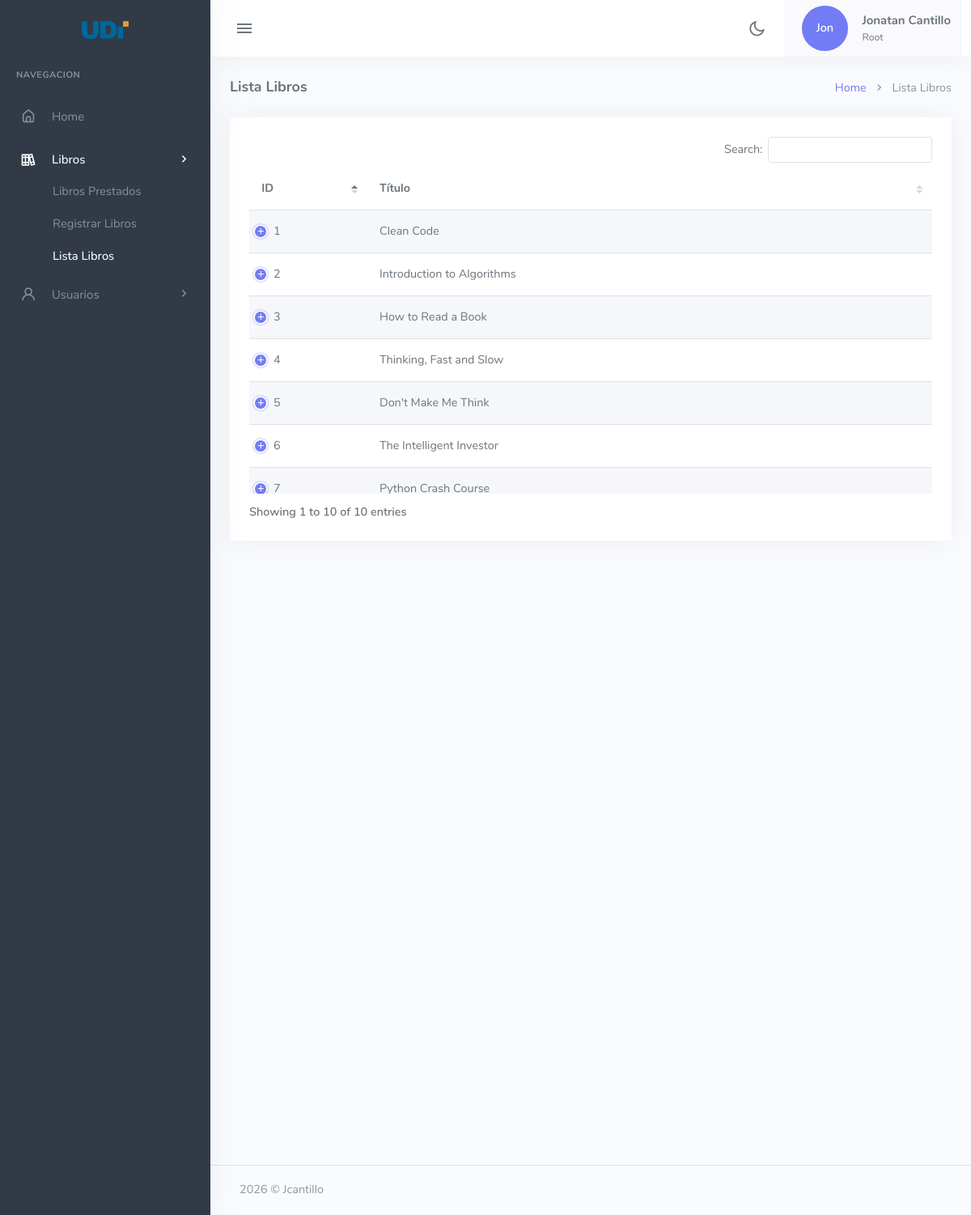
The app's page /barrancabermeja/tables-datatable-book.php (signed in) with its own data.
### tables this page shows
CREATE TABLE usuarios (
    idUser INT AUTO_INCREMENT PRIMARY KEY,         
    code_cc VARCHAR(50) NOT NULL UNIQUE,            
    name VARCHAR(50) NOT NULL,                     
    email VARCHAR(100) NOT NULL UNIQUE,            
    password VARCHAR(255) NOT NULL,                
    fecha_registro TIMESTAMP DEFAULT CURRENT_TIMESTAMP,  
    ultimo_acceso TIMESTAMP NULL,                  
    rol ENUM('Root', 'Admin', 'Estudiante') DEFAULT 'Estudiante',   
    carrera ENUM('Admi. Empresas', 'Ing. Sistemas', 'Diseño grafico','Ing. Industrial','Psicologia','Admin') DEFAULT 'Admin',   
    estado ENUM('Activo', 'Inactivo') DEFAULT 'Activo'   
);

CREATE TABLE libros (
    idLibro INT AUTO_INCREMENT PRIMARY KEY,        
    titulo VARCHAR(255) NOT NULL,                  
    autor VARCHAR(255) NOT NULL,                   
    editorial VARCHAR(255) NOT NULL,               
    año_publicacion YEAR NOT NULL,                 
    isbn VARCHAR(13) UNIQUE NOT NULL,              
    edicion INT NOT NULL,              
    idioma ENUM('Español', 'Ingles') DEFAULT 'Español',   
    portada LONGBLOB,                              
    portada_url VARCHAR(500) NULL,                 
    qr_code LONGBLOB,                            
    estado ENUM('Disponible', 'Prestado', 'Inactivo') DEFAULT 'Disponible',   
    categoria ENUM('Programacion', 'Matematicas', 'Lectura Critica', "Psicologia", "Diseño Grafico", "Finanzas","Otro") DEFAULT 'Otro',   
    resena LONGTEXT,
    ubicacion VARCHAR(50)
);

### barrancabermeja/includes/conn.php (called while the page is built, shortened)
<?php
if (!class_exists('conectarDB')) {
    class conectarDB {
        public function __construct() {
            try {
                $this->conn_db = new PDO(
                    DB_HOST, DB_USER, DB_PASS,
                    [PDO::ATTR_ERRMODE => PDO::ERRMODE_EXCEPTION]
                );
                return $this->conn_db;
            } catch(PDOException $e) {
                die("Database error: " . $e->getMessage());
            }
        }
    }
}

### barrancabermeja/includes/class_usuario.php (called while the page is built, shortened)
<?php
require('conn.php');
class Usuario extends conectarDB {
    public function datosUser_email($email) {
        $sql = "SELECT * FROM usuarios WHERE email = :email";
        $stmt = $this->conn_db->prepare($sql);
        $stmt->bindParam(':email', $email, PDO::PARAM_STR);
        $stmt->execute();
        $resultado = $stmt->fetch(PDO::FETCH_ASSOC);
        return $resultado;
    }
}
?>

### barrancabermeja/includes/class_libroqr.php (called while the page is built, shortened)
<?php
require ('conn.php');
class Libroqr extends conectarDB {
    public function listarLibros_todos() {
        $sql = "SELECT * FROM libros";
        $stmt = $this->conn_db->prepare($sql);
        $stmt->execute();
        $resultados = $stmt->fetchAll(PDO::FETCH_ASSOC);
        return $resultados;
    }
}
?>

### barrancabermeja/tables-datatable-book.php (the view, shortened to what this page needs)
<?php
require('includes/class_usuario.php');
require('includes/class_libroqr.php');
$libro = new Libroqr();
$libro = $libro->listarLibros_todos();
?>
<!DOCTYPE html>
<html lang="en">
<head>
    <link href="assets/vendor/datatables.net-bs5/css/dataTables.bootstrap5.min.css" rel="stylesheet" type="text/css" />
    <link href="assets/vendor/datatables.net-responsive-bs5/css/responsive.bootstrap5.min.css" rel="stylesheet"
        type="text/css" />
    <link href="assets/vendor/datatables.net-fixedcolumns-bs5/css/fixedColumns.bootstrap5.min.css" rel="stylesheet"
        type="text/css" />
    <link href="assets/vendor/datatables.net-fixedheader-bs5/css/fixedHeader.bootstrap5.min.css" rel="stylesheet"
        type="text/css" />
    <link href="assets/vendor/datatables.net-buttons-bs5/css/buttons.bootstrap5.min.css" rel="stylesheet"
        type="text/css" />
    <link href="assets/vendor/datatables.net-select-bs5/css/select.bootstrap5.min.css" rel="stylesheet"
        type="text/css" />
    <link href="assets/css/app-saas.min.css" rel="stylesheet" type="text/css" id="app-style" />
    <link href="assets/css/icons.min.css" rel="stylesheet" type="text/css" />
</head>
<body>
    <div class="wrapper">
        <?php
        include ("navbar.php");
        ?>
        <?php
        include ("leftSidebar.php");
        ?>
        <div class="content-page">
            <div class="content">
                <div class="container-fluid">
                    <div class="row">
                        <div class="col-12">
                            <div class="page-title-box">
                                <div class="page-title-right">
                                    <ol class="breadcrumb m-0">
                                        <li class="breadcrumb-item"><a href="index.php">Home</a></li>
                                        <li class="breadcrumb-item active">Lista Libros</li>
                                    </ol>
                                </div>
                                <h4 class="page-title">Lista Libros</h4>
                            </div>
                        </div>
                    </div>
                    <div class="row">
                        <div class="col-12">
                            <div class="card">
                                <div class="card-body">
                                    <div class="tab-content">
                                        <div class="tab-pane show active" id="scroll-vertical-preview">
                                            <table id="scroll-vertical-datatable"
                                                class="table table-striped dt-responsive nowrap w-100">
                                                <thead>
                                                    <tr>
                                                        <th>ID</th>
                                                        <th>Título</th>
                                                    </tr>
                                                </thead>
                                                <tbody>
                                                    <?php foreach($libro as $datos){
                                                 ?>
                                                    <tr>
                                                        <td><?php echo $datos["idLibro"] ?></td>
                                                        <td><?php echo $datos["titulo"] ?></td>
                                                    </tr>
                                                    <?php  }?>
                                                </tbody>
                                            </table>
                                        </div>
                                    </div>
                                </div>
                            </div>
                        </div>
                    </div>
                </div>
            </div>
            <?php
        include ("footer.php");
        ?>
        </div>
    </div>
</body>
</html>

### barrancabermeja/navbar.php (shortened to what this page needs)
<?php
require_once('includes/class_usuario.php');
$usuario = new Usuario();
$usuario = $usuario->datosUser_email($_SESSION['usuario_email']);
?>
<div class="navbar-custom">
    <div class="topbar container-fluid">
        <div class="d-flex align-items-center gap-lg-2 gap-1">
            <button class="button-toggle-menu">
                <i class="mdi mdi-menu"></i>
            </button>
        </div>
        <ul class="topbar-menu d-flex align-items-center gap-3">
            <li class="dropdown notification-list">
                <div class="nav-link" id="light-dark-mode" data-bs-toggle="tooltip" data-bs-placement="left"
                    title="Theme Mode">
                    <i class="ri-moon-line font-22"></i>
                </div>
            </li>
            <li class="dropdown">
                <a class="nav-link dropdown-toggle arrow-none nav-user px-2" data-bs-toggle="dropdown" href="#"
                    role="button" aria-haspopup="false" aria-expanded="false">
                    <span class="avatar-md d-flex justify-content-center align-items-center" style="height: 100%;">
                        <span
                            class="avatar-title bg-primary rounded-circle d-flex justify-content-center align-items-center"
                            style="width: 80%; height: 80%;">
                            <?php echo substr($usuario["name"], 0, 3); ?>
                        </span>
                    </span>
                    <span class="d-lg-flex flex-column gap-1 d-none">
                        <h5 class="my-0"><?php echo $usuario["name"] ?></h5>
                        <h6 class="my-0 fw-normal"><?php echo $usuario["rol"] ?></h6>
                    </span>
                </a>
            </li>
        </ul>
    </div>
</div>

### records on screen
usuarios: name "Jon", name "Jonatan Cantillo", rol "Root"
libros: idLibro "1", titulo "Clean Code"
libros: idLibro "2", titulo "Introduction to Algorithms"
libros: idLibro "3", titulo "How to Read a Book"
libros: idLibro "4", titulo "Thinking, Fast and Slow"
libros: idLibro "5", titulo "Don't Make Me Think"
libros: idLibro "6", titulo "The Intelligent Investor"
libros: idLibro "7", titulo "Python Crash Course"
